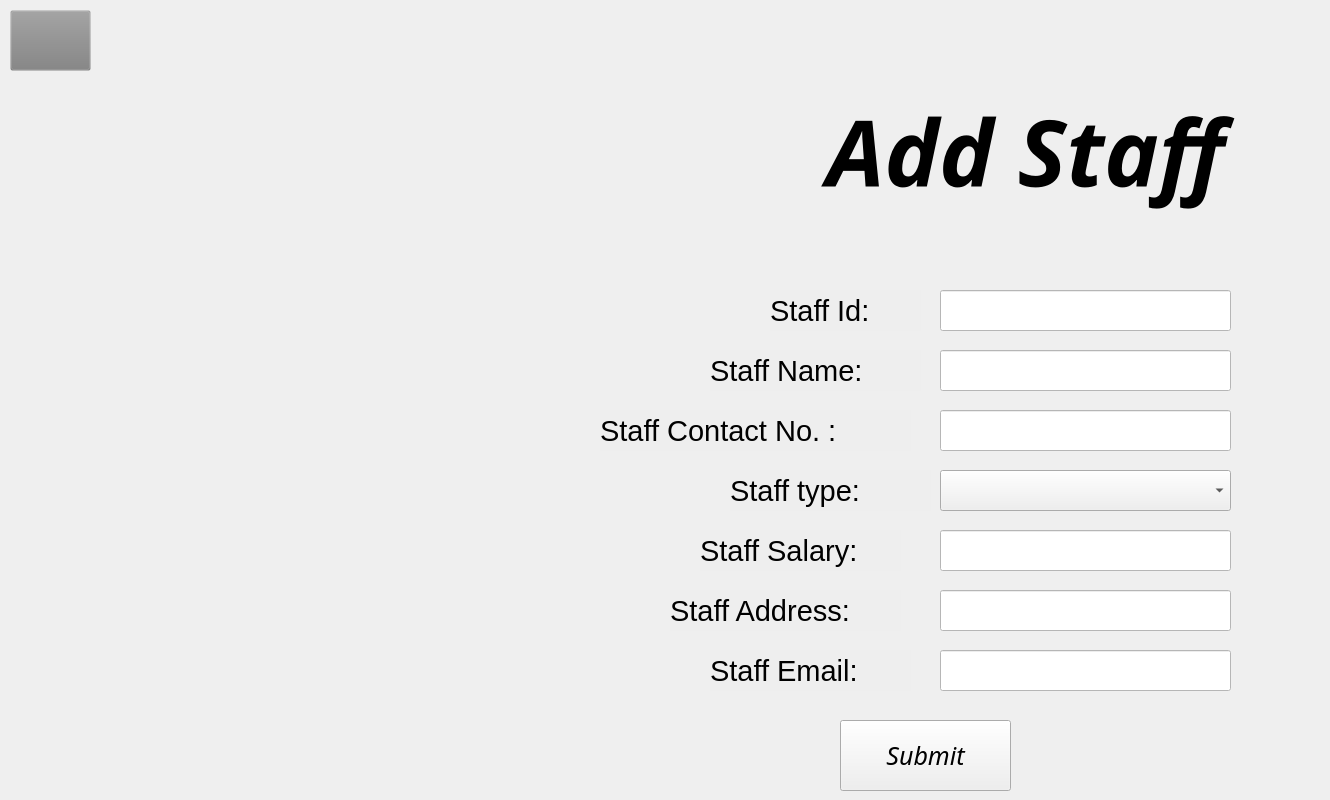
    <widget class="QWidget" name="ADDformforStaff">
     <widget class="QPushButton" name="staff_addform_backbutton">
      <property name="geometry">
       <rect>
        <x>10</x>
        <y>10</y>
        <width>81</width>
        <height>61</height>
       </rect>
      </property>
      <property name="styleSheet">
       <string notr="true">
background-color: rgb(128, 128, 128, 0.01);
border-image: url(:/back-button.png);</string>
      </property>
      <property name="text">
       <string/>
      </property>
     </widget>
     <widget class="QLineEdit" name="lineEdit_10">
      <property name="geometry">
       <rect>
        <x>940</x>
        <y>290</y>
        <width>291</width>
        <height>41</height>
       </rect>
      </property>
      <property name="font">
       <font>
        <pointsize>14</pointsize>
       </font>
      </property>
      <property name="styleSheet">
       <string notr="true">
background-color: white;</string>
      </property>
     </widget>
     <widget class="QLineEdit" name="lineEdit_6">
      <property name="geometry">
       <rect>
        <x>940</x>
        <y>530</y>
        <width>291</width>
        <height>41</height>
       </rect>
      </property>
      <property name="font">
       <font>
        <pointsize>14</pointsize>
       </font>
      </property>
      <property name="styleSheet">
       <string notr="true">
background-color: white;</string>
      </property>
     </widget>
     <widget class="QLabel" name="label_50">
      <property name="geometry">
       <rect>
        <x>700</x>
        <y>530</y>
        <width>201</width>
        <height>41</height>
       </rect>
      </property>
      <property name="font">
       <font>
        <pointsize>22</pointsize>
       </font>
      </property>
      <property name="styleSheet">
       <string notr="true">background-color:rgb(128,128,128,0.01);</string>
      </property>
      <property name="text">
       <string>Staff Salary:</string>
      </property>
     </widget>
     <widget class="QLabel" name="label_48">
      <property name="geometry">
       <rect>
        <x>730</x>
        <y>470</y>
        <width>201</width>
        <height>41</height>
       </rect>
      </property>
      <property name="font">
       <font>
        <pointsize>22</pointsize>
       </font>
      </property>
      <property name="styleSheet">
       <string notr="true">background-color:rgb(128,128,128,0.01);</string>
      </property>
      <property name="text">
       <string>Staff type:</string>
      </property>
     </widget>
     <widget class="QLineEdit" name="lineEdit_7">
      <property name="geometry">
       <rect>
        <x>940</x>
        <y>410</y>
        <width>291</width>
        <height>41</height>
       </rect>
      </property>
      <property name="font">
       <font>
        <pointsize>14</pointsize>
       </font>
      </property>
      <property name="styleSheet">
       <string notr="true">
background-color: white;</string>
      </property>
     </widget>
     <widget class="QLabel" name="label_49">
      <property name="geometry">
       <rect>
        <x>710</x>
        <y>350</y>
        <width>211</width>
        <height>41</height>
       </rect>
      </property>
      <property name="font">
       <font>
        <pointsize>22</pointsize>
       </font>
      </property>
      <property name="styleSheet">
       <string notr="true">background-color:rgb(128,128,128,0.01);</string>
      </property>
      <property name="text">
       <string>Staff Name:</string>
      </property>
     </widget>
     <widget class="QLabel" name="label_52">
      <property name="geometry">
       <rect>
        <x>770</x>
        <y>290</y>
        <width>151</width>
        <height>41</height>
       </rect>
      </property>
      <property name="font">
       <font>
        <pointsize>22</pointsize>
       </font>
      </property>
      <property name="styleSheet">
       <string notr="true">background-color:rgb(128,128,128,0.01);</string>
      </property>
      <property name="text">
       <string>Staff Id:</string>
      </property>
     </widget>
     <widget class="QLabel" name="label_51">
      <property name="geometry">
       <rect>
        <x>600</x>
        <y>410</y>
        <width>311</width>
        <height>41</height>
       </rect>
      </property>
      <property name="font">
       <font>
        <pointsize>22</pointsize>
       </font>
      </property>
      <property name="styleSheet">
       <string notr="true">background-color:rgb(128,128,128,0.01);</string>
      </property>
      <property name="text">
       <string>Staff Contact No. :</string>
      </property>
     </widget>
     <widget class="QLineEdit" name="lineEdit_8">
      <property name="geometry">
       <rect>
        <x>940</x>
        <y>350</y>
        <width>291</width>
        <height>41</height>
       </rect>
      </property>
      <property name="font">
       <font>
        <pointsize>14</pointsize>
       </font>
      </property>
      <property name="styleSheet">
       <string notr="true">
background-color: white;</string>
      </property>
     </widget>
     <widget class="QLabel" name="label_39">
      <property name="geometry">
       <rect>
        <x>730</x>
        <y>90</y>
        <width>591</width>
        <height>121</height>
       </rect>
      </property>
      <property name="font">
       <font>
        <family>JasmineUPC</family>
        <pointsize>69</pointsize>
        <weight>75</weight>
        <italic>true</italic>
        <bold>true</bold>
       </font>
      </property>
      <property name="styleSheet">
       <string notr="true">background-color: rgb(128, 128, 128, 0.001);</string>
      </property>
      <property name="text">
       <string>Add Staff</string>
      </property>
      <property name="alignment">
       <set>Qt::AlignCenter</set>
      </property>
     </widget>
     <widget class="QLineEdit" name="lineEdit_11">
      <property name="geometry">
       <rect>
        <x>940</x>
        <y>590</y>
        <width>291</width>
        <height>41</height>
       </rect>
      </property>
      <property name="font">
       <font>
        <pointsize>14</pointsize>
       </font>
      </property>
      <property name="styleSheet">
       <string notr="true">
background-color: white;</string>
      </property>
     </widget>
     <widget class="QLabel" name="label_53">
      <property name="geometry">
       <rect>
        <x>670</x>
        <y>590</y>
        <width>231</width>
        <height>41</height>
       </rect>
      </property>
      <property name="font">
       <font>
        <pointsize>22</pointsize>
       </font>
      </property>
      <property name="styleSheet">
       <string notr="true">background-color:rgb(128,128,128,0.01);</string>
      </property>
      <property name="text">
       <string>Staff Address:</string>
      </property>
     </widget>
     <widget class="QPushButton" name="pushButton_2">
      <property name="geometry">
       <rect>
        <x>840</x>
        <y>720</y>
        <width>171</width>
        <height>71</height>
       </rect>
      </property>
      <property name="font">
       <font>
        <family>Poppins</family>
        <pointsize>19</pointsize>
        <weight>50</weight>
        <italic>true</italic>
        <bold>false</bold>
       </font>
      </property>
      <property name="text">
       <string>Submit</string>
      </property>
     </widget>
     <widget class="QLabel" name="label_87">
      <property name="geometry">
       <rect>
        <x>710</x>
        <y>650</y>
        <width>201</width>
        <height>41</height>
       </rect>
      </property>
      <property name="font">
       <font>
        <pointsize>22</pointsize>
       </font>
      </property>
      <property name="styleSheet">
       <string notr="true">background-color:rgb(128,128,128,0.01);</string>
      </property>
      <property name="text">
       <string>Staff Email:</string>
      </property>
     </widget>
     <widget class="QLineEdit" name="lineEdit_37">
      <property name="geometry">
       <rect>
        <x>940</x>
        <y>650</y>
        <width>291</width>
        <height>41</height>
       </rect>
      </property>
      <property name="font">
       <font>
        <pointsize>14</pointsize>
       </font>
      </property>
      <property name="styleSheet">
       <string notr="true">
background-color: white;</string>
      </property>
     </widget>
     <widget class="QComboBox" name="comboBox_2">
      <property name="geometry">
       <rect>
        <x>940</x>
        <y>470</y>
        <width>291</width>
        <height>41</height>
       </rect>
      </property>
      <property name="styleSheet">
       <string notr="true"/>
      </property>
     </widget>
    </widget>
